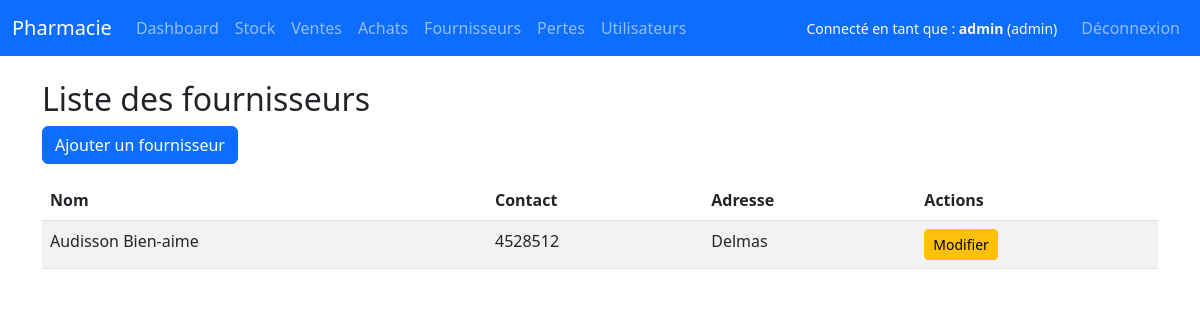
Screenshot of /suppliers/ (signed in) with the database file from the repository.
### app/models.py (models this page shows)
class User(UserMixin, db.Model):
    id = db.Column(db.Integer, primary_key=True)
    username = db.Column(db.String(80), unique=True, nullable=False)
    password = db.Column(db.String(200), nullable=False)
    role = db.Column(db.String(20), nullable=False)  # admin, pharmacien, vendeur...
    is_active = db.Column(db.Boolean, default=True)
    sales = db.relationship('Sale', back_populates='user')

class Supplier(db.Model):
    id = db.Column(db.Integer, primary_key=True)
    name = db.Column(db.String(100), nullable=False)
    contact = db.Column(db.String(15))
    address = db.Column(db.Text)
    purchases = db.relationship('Purchase', back_populates='supplier')

### app/routes/supplier.py (the view)
@bp.route('/')
@login_required
def list_suppliers():
    suppliers = Supplier.query.all()
    return render_template('suppliers/list.html', suppliers=suppliers)

### app/routes/auth.py (called while the page is built)
@login_manager.user_loader
def load_user(user_id):
    return User.query.get(int(user_id))

### app/templates/suppliers/list.html
{% extends 'base.html' %}
{% block content %}
<h2>Liste des fournisseurs</h2>
<a href="{{ url_for('supplier.add_supplier') }}" class="btn btn-primary mb-3">Ajouter un fournisseur</a>
<table class="table table-striped">
    <thead>
        <tr>
            <th>Nom</th><th>Contact</th><th>Adresse</th><th>Actions</th>
        </tr>
    </thead>
    <tbody>
    {% for supplier in suppliers %}
        <tr>
            <td>{{ supplier.name }}</td>
            <td>{{ supplier.contact }}</td>
            <td>{{ supplier.address }}</td>
            <td>
                <a href="{{ url_for('supplier.edit_supplier', supplier_id=supplier.id) }}" class="btn btn-sm btn-warning">Modifier</a>
            </td>
        </tr>
    {% else %}
        <tr><td colspan="4">Aucun fournisseur trouvé.</td></tr>
    {% endfor %}
    </tbody>
</table>
{% endblock %}

### app/templates/base.html (shortened to what this page needs)
<!DOCTYPE html>
<html lang="fr">
<head>
    <link href="https://cdn.jsdelivr.net/npm/bootstrap@5.3.0/dist/css/bootstrap.min.css" rel="stylesheet" />
</head>
<body>
<nav class="navbar navbar-expand-lg navbar-dark bg-primary">
    <div class="container-fluid">
        <a class="navbar-brand" href="{{ url_for('dashboard.dashboard') }}">Pharmacie</a>
        <div class="collapse navbar-collapse" id="navMenu">
            {% if current_user.is_authenticated %}
            <ul class="navbar-nav me-auto mb-2 mb-lg-0">
                <li class="nav-item">
                    <a class="nav-link" href="{{ url_for('dashboard.dashboard') }}">Dashboard</a>
                </li>
                <li class="nav-item">
                    <a class="nav-link" href="{{ url_for('drug.list_drugs') }}">Stock</a>
                </li>
                <li class="nav-item">
                    <a class="nav-link" href="{{ url_for('sale.list_sales') }}">Ventes</a>
                </li>
                {% if current_user.role in ['admin', 'pharmacien'] %}
                <li class="nav-item">
                    <a class="nav-link" href="{{ url_for('purchase.list_purchases') }}">Achats</a>
                </li>
                <li class="nav-item">
                    <a class="nav-link" href="{{ url_for('supplier.list_suppliers') }}">Fournisseurs</a>
                </li>
                <li class="nav-item">
                    <a class="nav-link" href="{{ url_for('drug.list_losses') }}">Pertes</a>
                </li>
                {% endif %}
                {% if current_user.role == 'admin' %}
                <li class="nav-item">
                    <a class="nav-link" href="{{ url_for('admin.list_users') }}">Utilisateurs</a>
                </li>
                {% endif %}
            </ul>
            <ul class="navbar-nav ms-auto">
                <li class="nav-item d-flex align-items-center me-3">
                    <small class="text-light">
                        Connecté en tant que : <strong>{{ current_user.username }}</strong> ({{ current_user.role }})
                    </small>
                </li>
                <li class="nav-item">
                    <a class="nav-link" href="{{ url_for('auth.logout') }}">Déconnexion</a>
                </li>
            </ul>
            {% endif %}
        </div>
    </div>
</nav>
<div class="container mt-4">
    {% block content %}{% endblock %}
</div>
</body>
</html>

### rows the page displays
User: username "admin", role "admin"
Supplier: name "Audisson Bien-aime", contact "4528512", address "Delmas"
